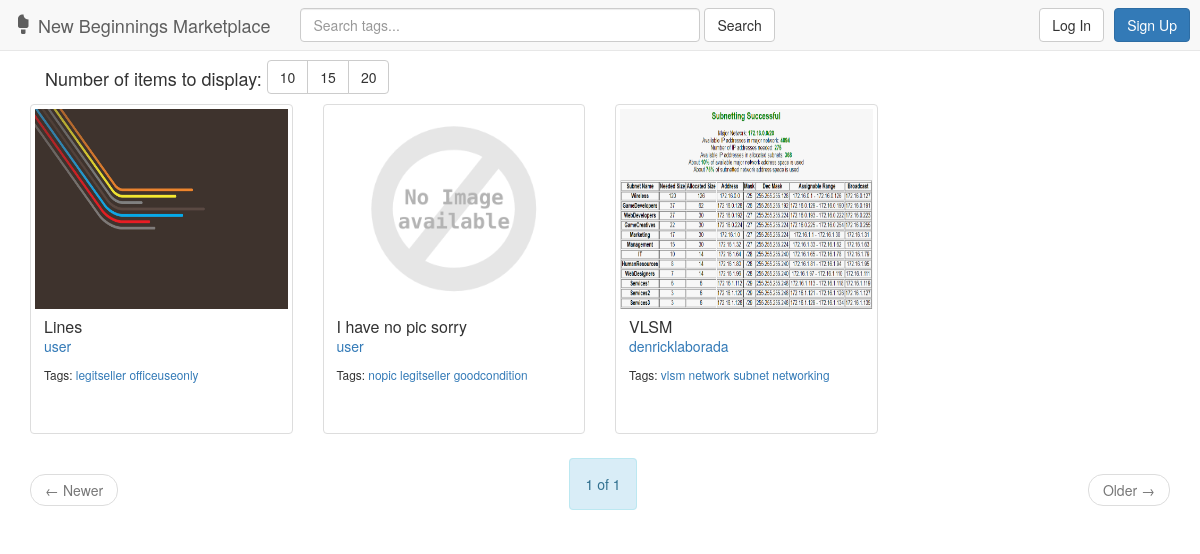
The page / on the database its author committed.
### marketplace/models.py (models this page shows, shortened)
class Post(models.Model):
    user = models.ForeignKey(User, on_delete=models.CASCADE)
    image = models.ImageField(upload_to='marketplace/static/marketplace/img/', blank=True, default='marketplace/static/marketplace/img/def/default.png')
    name = models.CharField(max_length=25)
    condition = models.CharField(max_length=50)
    quantity = models.PositiveIntegerField(default=1, validators=[MinValueValidator(1)])
    CHOICES = (
        ('Academic', 'Academic'),
        ('Office', 'Office'),
    )
    type = models.CharField(max_length=8, choices=CHOICES)
    course = models.CharField(max_length=20, blank=True)
    tags = TaggableManager(blank=True)

### marketplace/views.py (the view)
# urls.py: url(r'^$', views.index, name='index'),
def index(request):
    latest_post_list = Post.objects.all().order_by('-id')
    search = request.GET.get('query')
    page = request.GET.get('page')
    itemnum = request.GET.get('c')
    if search:
        latest_post_list = latest_post_list.filter(tags__name__in=[search]).distinct()
    paginator = Paginator(latest_post_list, 10)
    if itemnum:
        paginator = Paginator(latest_post_list, itemnum)
    if request.method == 'POST':
        regform = RegistrationForm(request.POST)
        postform = PostForm(request.POST, request.FILES)
        if regform.is_valid():
            regform.save()
            return redirect('/')
        elif request.user.is_authenticated():
            if postform.is_valid():
                obj = postform.save(commit=False)
                obj.user = request.user
                obj.image = postform.cleaned_data['image']
                obj.save()
                postform.save_m2m()
                return redirect('/')
        else:
            postform = PostForm()
            regform = RegistrationForm()
            context = {
                'latest_post_list': latest_post_list,
                'regform': regform,
                'postform': postform,
            }
            return login(request, context, template_name='marketplace/err.html')
    else:
        postform = PostForm()
        regform = RegistrationForm()
        try:
            latest_post_list = paginator.page(page)
        except PageNotAnInteger:
            latest_post_list = paginator.page(1)
        except EmptyPage:
            latest_post_list = paginator.page(paginator.num_pages)
        context = {
            'latest_post_list': latest_post_list,
            'regform': regform,
            'postform': postform,
        }
        return render(request, 'marketplace/index.html', context)

### marketplace/forms.py (shortened to what this page needs)
class RegistrationForm(UserCreationForm):
    first_name = forms.CharField(required=True)
    last_name = forms.CharField(required=True)
    degree_or_office = forms.CharField(required=True)
    class Meta:
        model = User
        fields = (
            'username',
            'first_name',
            'last_name',
            'password1',
            'password2',
            'degree_or_office',
        )

class PostForm(forms.ModelForm):
    name = forms.CharField(required=True)
    condition = forms.CharField(required=True)
    type = forms.ChoiceField(choices=Post.CHOICES, required=True)
    quantity = forms.IntegerField(required=True, initial='1', min_value=1)
    class Meta:
        model = Post
        fields = (
            'image',
            'name',
            'condition',
            'quantity',
            'type',
            'course',
            'tags',
        )

### marketplace/templates/marketplace/index.html (shortened to what this page needs)
{% extends 'marketplace/includes/header.html' %}
{% block body %}
    <div class="container">
        {% if latest_post_list %}
            <div class="col-md-12 col-sm-12">
                <span><h4 style="display: inline;">Number of items to display: </h4></span>
                <div class="btn-group" role="group" style="margin-bottom: 10px;">
                    <button id="btn10" type="button" class="btn btn-default">10</button>
                    <button id="btn15" type="button" class="btn btn-default">15</button>
                    <button id="btn20" type="button" class="btn btn-default">20</button>
                </div>
            </div>
            <div class="row">
                {% for post in latest_post_list %}
                    <div class="col-sm-6 col-md-3">
                        <div class="thumbnail">
                            <a data-toggle="modal" data-target="#postModal{{ post.id }}" href="javascript:void(0);"><img src="{{ post.image.url }}" style="height:200px;"></a>
                            <div class="caption" style="height: 120px;">
                                <h3 class="panel-title"><a data-toggle="modal" data-target="#postModal{{ post.id }}" href="javascript:void(0);">{{ post.name }}</a></h3>
                                <p><a href="{% url 'marketplace:userdetails' post.user.id %}">
                                    {{ post.user }}
                                </a></p>
                                <p><small>Tags:
                                    {% for t in post.tags.all %}
                                        <a href="{% url 'marketplace:tagresults' t.name %}">{{ t.name }}</a>
                                    {% endfor %}
                                </small></p>
                            </div>
                        </div>
                    </div>
                {% endfor %}
            </div>
            <nav aria-label="Pagination">
                <ul class="pager">
                    {% if latest_post_list.has_previous %}
                        <li class="previous"><a href="?page={{ latest_post_list.previous_page_number }}"><span aria-hidden="true">&larr;</span> Newer</a></li>
                    {% else %}
                        <li class="previous disabled"><a><span aria-hidden="true">&larr;</span> Newer</a></li>
                    {% endif %}
                    <span class="alert alert-info">
                        {{ latest_post_list.number }} of {{ latest_post_list.paginator.num_pages }}
                    </span>
                    {% if latest_post_list.has_next %}
                        <li class="next"><a href="?page={{ latest_post_list.next_page_number }}">Older <span aria-hidden="true">&rarr;</span></a></li>
                    {% else %}
                         <li class="next disabled"><a>Older <span aria-hidden="true">&rarr;</span></a></li>
                    {% endif %}
                </ul>
            </nav>
        {% else %}
            <div class="alert-danger">No posts are available.</div>
        {% endif %}
    </div>
{% endblock %}

### rows shown on the page
Post: image (picture), name "Lines", user "user"
Tag: name "legitseller"
Tag: name "officeuseonly"
Post: image (placeholder picture), name "I have no pic sorry", user "user"
Tag: name "nopic"
Tag: name "goodcondition"
Post: image (picture), name "VLSM", user "denricklaborada"
Tag: name "vlsm"
Tag: name "network"
Tag: name "subnet"
Tag: name "networking"

### other values the page prints
{{ latest_post_list.number }} "1"
{{ latest_post_list.paginator.num_pages }} "1"
